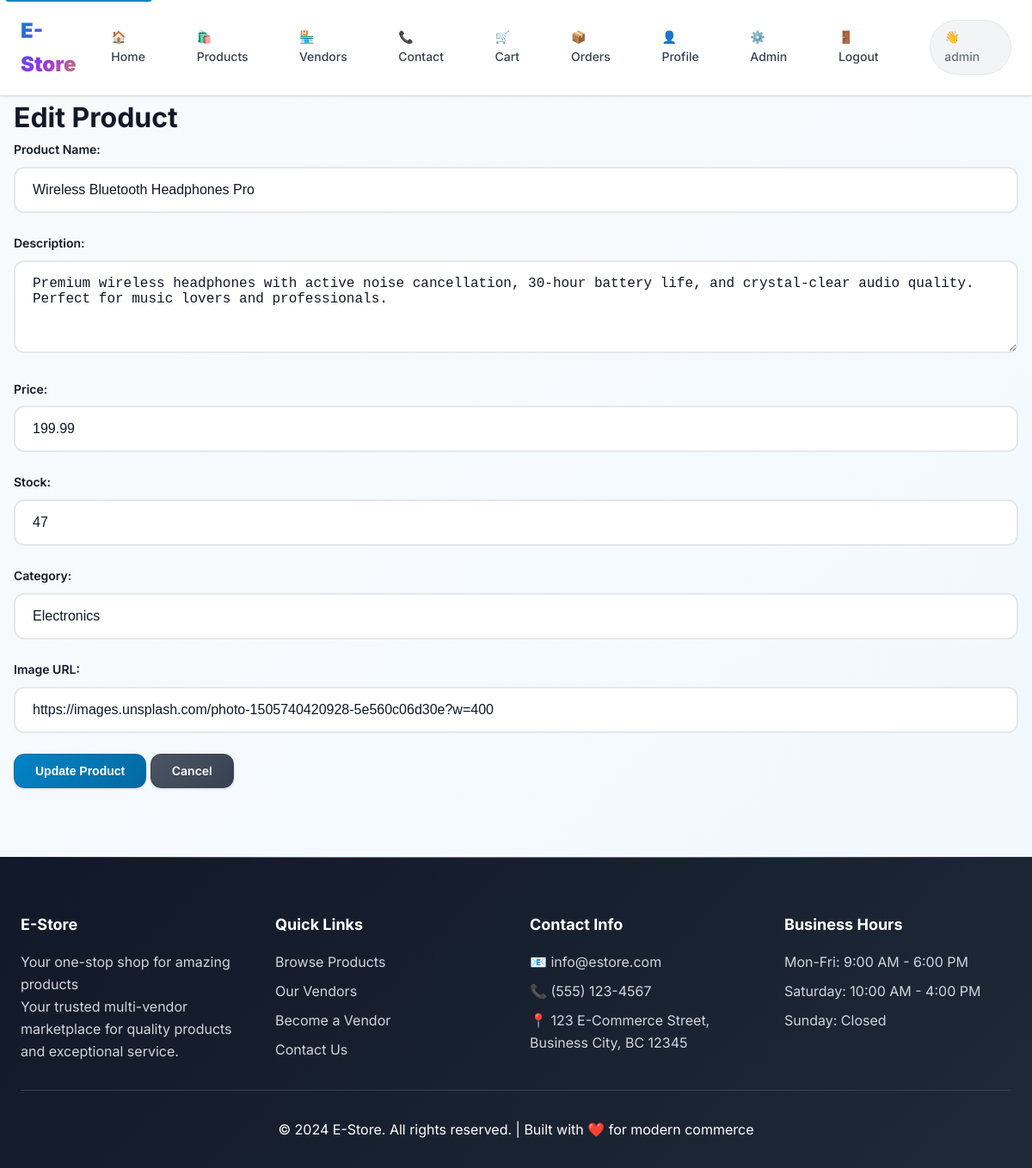
Screenshot of /admin/edit_product/1 (signed in) with the database file from the repository.
### app.py (models this page shows)
class Product(db.Model):
    id = db.Column(db.Integer, primary_key=True)
    name = db.Column(db.String(100), nullable=False)
    description = db.Column(db.Text)
    price = db.Column(db.Float, nullable=False)
    stock = db.Column(db.Integer, default=0)
    category = db.Column(db.String(50))
    image_url = db.Column(db.String(200))
    vendor_id = db.Column(db.Integer, db.ForeignKey('vendor.id'), nullable=True)
    is_featured = db.Column(db.Boolean, default=False)
    discount_percentage = db.Column(db.Float, default=0.0)
    tags = db.Column(db.String(200))  # Comma-separated tags
    weight = db.Column(db.Float)  # For shipping calculations
    dimensions = db.Column(db.String(50))  # LxWxH
    brand = db.Column(db.String(50))
    sku = db.Column(db.String(50), unique=True)
    status = db.Column(db.String(20), default='active')  # active, inactive, pending
    created_at = db.Column(db.DateTime, default=datetime.utcnow)
    updated_at = db.Column(db.DateTime, default=datetime.utcnow, onupdate=datetime.utcnow)

### app.py (the view, shortened to what this page needs)
@app.route('/admin/edit_product/<int:id>', methods=['GET', 'POST'])
@admin_required
def edit_product(id):
    product = Product.query.get_or_404(id)
    return render_template('admin/edit_product.html', product=product)

### app.py (called while the page is built)
@app.context_processor
def inject_store_config():
    return dict(store_config=STORE_CONFIG)

def admin_required(f):
    from functools import wraps
    @wraps(f)
    def decorated_function(*args, **kwargs):
        if 'user_id' not in session:
            return redirect(url_for('login'))
        user = User.query.get(session['user_id'])
        if not user or user.role != 'admin':
            flash('Admin access required')
            return redirect(url_for('index'))
        return f(*args, **kwargs)
    return decorated_function

### templates/admin/edit_product.html (shortened to what this page needs)
{% extends "base.html" %}
{% block content %}
<div class="container">
    <h1>Edit Product</h1>
    <form method="POST" class="admin-form" id="productForm">
        <div class="form-group">
            <label for="name">Product Name:</label>
            <input type="text" id="name" name="name" value="{{ product.name }}" required>
        </div>
        <div class="form-group">
            <label for="description">Description:</label>
            <textarea id="description" name="description" rows="4">{{ product.description or '' }}</textarea>
        </div>
        <div class="form-group">
            <label for="price">Price:</label>
            <input type="number" id="price" name="price" step="0.01" min="0" value="{{ product.price }}" required>
        </div>
        <div class="form-group">
            <label for="stock">Stock:</label>
            <input type="number" id="stock" name="stock" min="0" value="{{ product.stock }}" required>
        </div>
        <div class="form-group">
            <label for="category">Category:</label>
            <input type="text" id="category" name="category" value="{{ product.category or '' }}" required>
        </div>
        <div class="form-group">
            <label for="image_url">Image URL:</label>
            <input type="url" id="image_url" name="image_url" value="{{ product.image_url or '' }}">
        </div>
        <div class="form-actions">
            <button type="submit" class="btn btn-primary">Update Product</button>
            <a href="{{ url_for('admin_products') }}" class="btn btn-secondary">Cancel</a>
        </div>
    </form>
</div>
{% endblock %}

### rows the page displays
Product: name "Wireless Bluetooth Headphones Pro", description "Premium wireless headphones with active noise cancellation, 30-hour battery life, and crystal-clear audio quality. Perfect for music lovers and professionals.", price "199.99", stock "47", category "Electronics", image_url "https://images.unsplash.com/photo-1505740420928-5e560c06d30e?w=400"

### other values shown
{{ store_config.name }} "E-Store"
{{ session.username }} "admin"
{{ store_config.description }} "Your one-stop shop for amazing products"
{{ store_config.contact.email }} "info@estore.com"
{{ store_config.contact.phone }} "(555) 123-4567"
{{ store_config.contact.address }} "123 E-Commerce Street, Business City, BC 12345"
{{ store_config.business_hours.monday_friday }} "9:00 AM - 6:00 PM"
{{ store_config.business_hours.saturday }} "10:00 AM - 4:00 PM"
{{ store_config.business_hours.sunday }} "Closed"
